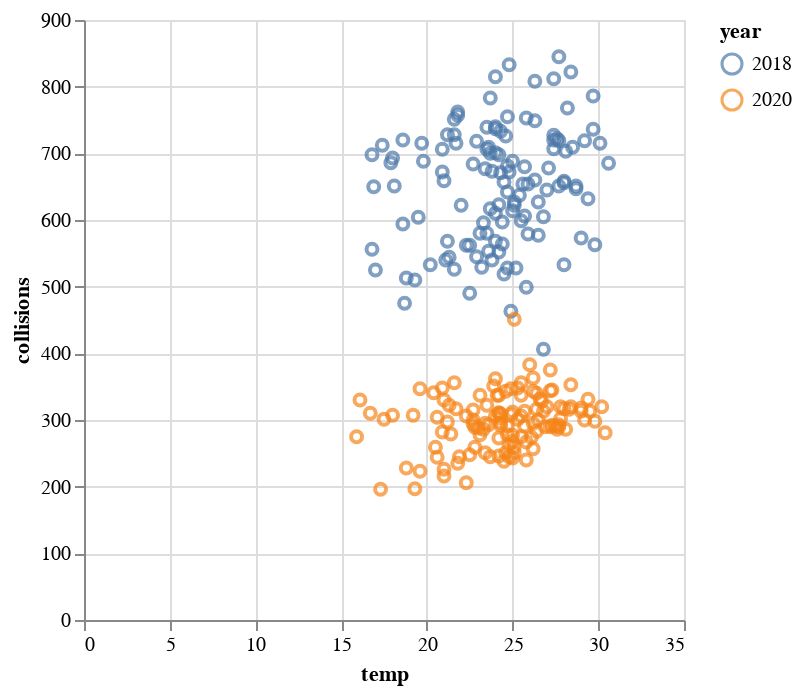

Write notebook code for a chart like this one.
### Code cell
alt.Chart(collisions5).mark_point(color = 'red').encode(
    x='temp:Q',
    y='collisions:Q',
    color='year:N'
)



# alt.Chart(collisions5).mark_point().encode(
#     alt.X(alt.repeat("column"), type='quantitative'),
#     alt.Y(alt.repeat("row"), type='quantitative'),
#     color='year:Q'
# ).repeat(
#     row = ['collisions'],
#     column = ['temperature', 'humidity', 'wind_speed']
# ).properties(
#     width=150,
#     height=150
# )

### Figure 1 — Vega-Lite specification as saved in the notebook (floating-point values rounded to 4 significant figures; data arrays with more than 128 entries replaced by an {"elided": "..."} marker saying what was removed)
{"config": {"view": {"continuousWidth": 300, "continuousHeight": 300}}, "data": {"name": "data-15fd7c922863971224b4503d4d9addaf"}, "mark": {"type": "point", "color": "red"}, "encoding": {"color": {"field": "year", "type": "nominal"}, "x": {"field": "temp", "type": "quantitative"}, "y": {"field": "collisions", "type": "quantitative"}}, "$schema": "https://vega.github.io/schema/vega-lite/v5.8.0.json", "datasets": {"data-15fd7c922863971224b4503d4d9addaf": {"elided": "244 records"}}}
